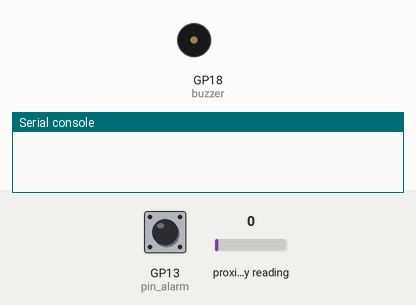
Simulated run of this program. Board: Raspberry Pi Pico running CircuitPython. Parts: buzzer (waves = sounding), the last lines printed to the serial console. The test bench sets the inputs (shaded band); at power-on: GP13 (pin_alarm) HIGH, proximity reading 0.

Above: at 1.3 s.
1.4 s: GP13 (pin_alarm) pulled LOW for 0.15 s
At 1.5 s:
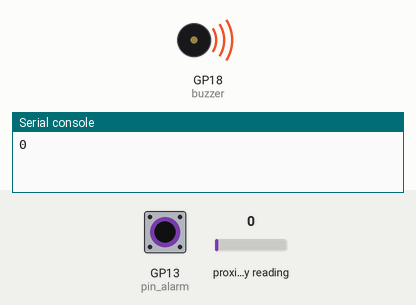
3.1 s: GP13 (pin_alarm) pulled LOW for 3.2 s
At 7.5 s:
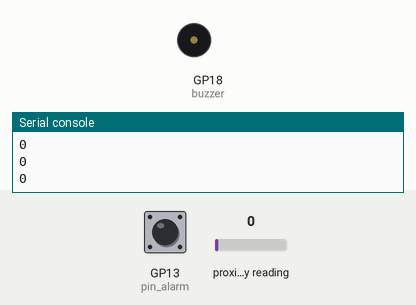
Timing chart, 0 to 9.0 s (numbered marks = the images above; inputs shaded):
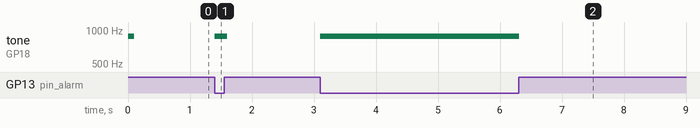

Measured:
- after the input at 1.4 s, tone on GP18 (buzzer): silent → 880 Hz at once, → silent 0.20 s later
- after the input at 3.1 s, tone on GP18 (buzzer): silent → 880 Hz at once, → silent 3.2 s later

The program:

main.py
```python
import time
import alarm
import board
import busio
import digitalio
import pwmio
from adafruit_apds9960.apds9960 import APDS9960

PROXY_TEST = True

# --- beep   --------------------------------------------------------------

def beep():
  buzzer.duty_cycle = 65535 // 16
  time.sleep(0.1)
  buzzer.duty_cycle = 0

# --- proximity-test   ----------------------------------------------------

def proxy_test():
  pin_alarm = alarm.pin.PinAlarm(board.GP13,value=False,edge=True,pull=True)
  alarm.light_sleep_until_alarms(pin_alarm)
  print(apds.proximity)
  beep()
  apds.clear_interrupt()

# --- gesture-test   -------------------------------------------------------

def gesture_test():
  gesture = apds.gesture()

  if gesture == 0x01:
    print("up")
  elif gesture == 0x02:
    print("down")
  elif gesture == 0x03:
    print("left")
  elif gesture == 0x04:
    print("right")


buzzer = pwmio.PWMOut(board.GP18,frequency=880,duty_cycle=0)
i2c    = busio.I2C(board.GP27, board.GP26)  # SCL, SDA

apds = APDS9960(i2c)
apds.proximity_gain = 3
apds.enable_proximity = True

if PROXY_TEST:
  apds.proximity_interrupt_threshold = (0,5,5)
  apds.enable_proximity_interrupt = True
else:
  apds.gesture_gain   = 3                       # set GGAIN=3, i.e. 8x
  apds.enable_gesture = True

beep()
while True:
  if PROXY_TEST:
    proxy_test()
  else:
    gesture_test()
```
